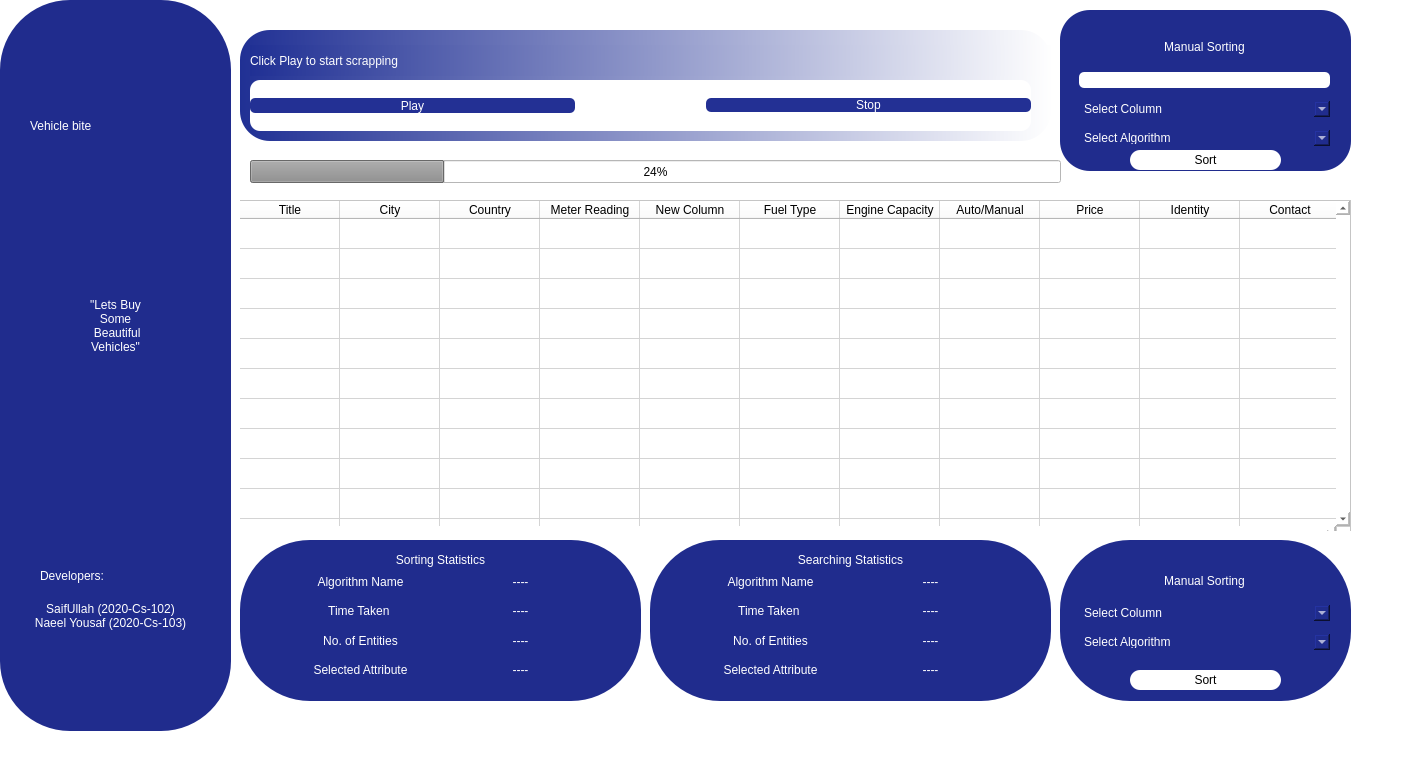
<?xml version="1.0" encoding="UTF-8"?>
<ui version="4.0">
 <class>VehicleBite</class>
 <widget class="QWidget" name="VehicleBite">
  <property name="enabled">
   <bool>false</bool>
  </property>
  <property name="geometry">
   <rect>
    <x>0</x>
    <y>0</y>
    <width>1423</width>
    <height>761</height>
   </rect>
  </property>
  <property name="minimumSize">
   <size>
    <width>0</width>
    <height>532</height>
   </size>
  </property>
  <property name="windowTitle">
   <string>Vehicle Bite</string>
  </property>
  <property name="autoFillBackground">
   <bool>false</bool>
  </property>
  <property name="styleSheet">
   <string notr="true">background-color: rgb(255, 255, 255);
font: 75 9pt &quot;Calibri&quot;;
color: rgb(0, 0, 0);
font: 9pt &quot;Microsoft Sans Serif&quot;;</string>
  </property>
  <widget class="QWidget" name="widget" native="true">
   <property name="enabled">
    <bool>false</bool>
   </property>
   <property name="geometry">
    <rect>
     <x>0</x>
     <y>0</y>
     <width>231</width>
     <height>731</height>
    </rect>
   </property>
   <property name="styleSheet">
    <string notr="true">background-color: rgb(32, 44, 141);
border-radius: 70px;
</string>
   </property>
   <widget class="QLabel" name="label_22">
    <property name="geometry">
     <rect>
      <x>30</x>
      <y>90</y>
      <width>181</width>
      <height>71</height>
     </rect>
    </property>
    <property name="styleSheet">
     <string notr="true">font: 35pt &quot;Mistral&quot;;
color: rgb(255, 255, 255);</string>
    </property>
    <property name="text">
     <string>Vehicle bite</string>
    </property>
   </widget>
   <widget class="QLabel" name="label_23">
    <property name="geometry">
     <rect>
      <x>90</x>
      <y>30</y>
      <width>71</width>
      <height>71</height>
     </rect>
    </property>
    <property name="styleSheet">
     <string notr="true">font: 35pt &quot;Mistral&quot;;
color: rgb(255, 255, 255);</string>
    </property>
    <property name="text">
     <string/>
    </property>
   </widget>
   <widget class="QLabel" name="label_24">
    <property name="geometry">
     <rect>
      <x>40</x>
      <y>560</y>
      <width>181</width>
      <height>31</height>
     </rect>
    </property>
    <property name="styleSheet">
     <string notr="true">
color: rgb(255, 255, 255);
font: 16pt &quot;Lucida Calligraphy&quot;;</string>
    </property>
    <property name="text">
     <string>Developers:</string>
    </property>
   </widget>
   <widget class="QLabel" name="label_25">
    <property name="geometry">
     <rect>
      <x>20</x>
      <y>600</y>
      <width>181</width>
      <height>31</height>
     </rect>
    </property>
    <property name="styleSheet">
     <string notr="true">
color: rgb(255, 255, 255);
font: 8pt &quot;Lucida Calligraphy&quot;;</string>
    </property>
    <property name="text">
     <string>SaifUllah (2020-Cs-102)
Naeel Yousaf (2020-Cs-103)</string>
    </property>
    <property name="alignment">
     <set>Qt::AlignCenter</set>
    </property>
   </widget>
   <widget class="QLabel" name="label_26">
    <property name="geometry">
     <rect>
      <x>50</x>
      <y>230</y>
      <width>131</width>
      <height>191</height>
     </rect>
    </property>
    <property name="styleSheet">
     <string notr="true">
color: rgb(255, 255, 255);
font: 16pt &quot;Lucida Calligraphy&quot;;</string>
    </property>
    <property name="text">
     <string>&quot;Lets Buy
Some 
 Beautiful 
Vehicles&quot;</string>
    </property>
    <property name="alignment">
     <set>Qt::AlignCenter</set>
    </property>
   </widget>
  </widget>
  <widget class="QWidget" name="widget_2" native="true">
   <property name="geometry">
    <rect>
     <x>240</x>
     <y>30</y>
     <width>811</width>
     <height>111</height>
    </rect>
   </property>
   <property name="styleSheet">
    <string notr="true">color: rgb(0, 0, 0);
background-color: qlineargradient(spread:pad, x1:0, y1:0, x2:1, y2:0, stop:0 rgba(32,48,148, 255), stop:1 rgba(255, 255, 255, 255));
border-radius:30px</string>
   </property>
   <widget class="QWidget" name="horizontalWidget" native="true">
    <property name="geometry">
     <rect>
      <x>10</x>
      <y>50</y>
      <width>781</width>
      <height>51</height>
     </rect>
    </property>
    <property name="styleSheet">
     <string notr="true">background-color: rgb(255, 255, 255);
border-radius:10px;</string>
    </property>
    <layout class="QHBoxLayout" name="horizontalLayout">
     <property name="spacing">
      <number>11</number>
     </property>
     <item>
      <widget class="QPushButton" name="pushButton_2">
       <property name="maximumSize">
        <size>
         <width>16777215</width>
         <height>15</height>
        </size>
       </property>
       <property name="styleSheet">
        <string notr="true">background-color: rgb(35, 48, 148);
color: rgb(255, 255, 255);
border-radius:5px</string>
       </property>
       <property name="text">
        <string>Play</string>
       </property>
      </widget>
     </item>
     <item>
      <spacer name="horizontalSpacer_2">
       <property name="orientation">
        <enum>Qt::Horizontal</enum>
       </property>
       <property name="sizeType">
        <enum>QSizePolicy::Minimum</enum>
       </property>
       <property name="sizeHint" stdset="0">
        <size>
         <width>40</width>
         <height>20</height>
        </size>
       </property>
      </spacer>
     </item>
     <item>
      <spacer name="horizontalSpacer_3">
       <property name="orientation">
        <enum>Qt::Horizontal</enum>
       </property>
       <property name="sizeType">
        <enum>QSizePolicy::Preferred</enum>
       </property>
       <property name="sizeHint" stdset="0">
        <size>
         <width>40</width>
         <height>20</height>
        </size>
       </property>
      </spacer>
     </item>
     <item>
      <spacer name="horizontalSpacer">
       <property name="orientation">
        <enum>Qt::Horizontal</enum>
       </property>
       <property name="sizeType">
        <enum>QSizePolicy::Minimum</enum>
       </property>
       <property name="sizeHint" stdset="0">
        <size>
         <width>40</width>
         <height>20</height>
        </size>
       </property>
      </spacer>
     </item>
     <item>
      <widget class="QPushButton" name="pushButton">
       <property name="styleSheet">
        <string notr="true">background-color: rgb(35, 48, 148);
color: rgb(255, 255, 255);
border-radius:5px</string>
       </property>
       <property name="text">
        <string>Stop</string>
       </property>
      </widget>
     </item>
    </layout>
   </widget>
   <widget class="QLabel" name="label">
    <property name="geometry">
     <rect>
      <x>10</x>
      <y>15</y>
      <width>801</width>
      <height>31</height>
     </rect>
    </property>
    <property name="styleSheet">
     <string notr="true">color: rgb(255, 255, 255);
font: 11pt &quot;MS Shell Dlg 2&quot;;
</string>
    </property>
    <property name="text">
     <string>Click Play to start scrapping</string>
    </property>
   </widget>
  </widget>
  <widget class="QWidget" name="widget_3" native="true">
   <property name="geometry">
    <rect>
     <x>240</x>
     <y>160</y>
     <width>1111</width>
     <height>371</height>
    </rect>
   </property>
   <widget class="QTableWidget" name="tableWidget">
    <property name="geometry">
     <rect>
      <x>-60</x>
      <y>40</y>
      <width>1171</width>
      <height>341</height>
     </rect>
    </property>
    <property name="styleSheet">
     <string notr="true">border-top-color: qlineargradient(spread:pad, x1:0, y1:0, x2:1, y2:0, stop:0 rgba(0, 0, 0, 255), stop:1 rgba(255, 255, 255, 255));
border-color: rgb(32, 48, 147);</string>
    </property>
    <row>
     <property name="text">
      <string>New Row</string>
     </property>
    </row>
    <row>
     <property name="text">
      <string/>
     </property>
    </row>
    <row>
     <property name="text">
      <string/>
     </property>
    </row>
    <row>
     <property name="text">
      <string/>
     </property>
    </row>
    <row>
     <property name="text">
      <string/>
     </property>
    </row>
    <row>
     <property name="text">
      <string/>
     </property>
    </row>
    <row>
     <property name="text">
      <string/>
     </property>
    </row>
    <row>
     <property name="text">
      <string/>
     </property>
    </row>
    <row>
     <property name="text">
      <string/>
     </property>
    </row>
    <row>
     <property name="text">
      <string/>
     </property>
    </row>
    <row>
     <property name="text">
      <string/>
     </property>
    </row>
    <row>
     <property name="text">
      <string/>
     </property>
    </row>
    <row>
     <property name="text">
      <string/>
     </property>
    </row>
    <row>
     <property name="text">
      <string/>
     </property>
    </row>
    <column>
     <property name="text">
      <string>Title</string>
     </property>
    </column>
    <column>
     <property name="text">
      <string>City</string>
     </property>
    </column>
    <column>
     <property name="text">
      <string>Country</string>
     </property>
    </column>
    <column>
     <property name="text">
      <string>Meter Reading</string>
     </property>
    </column>
    <column>
     <property name="text">
      <string>New Column</string>
     </property>
    </column>
    <column>
     <property name="text">
      <string>Fuel Type</string>
     </property>
    </column>
    <column>
     <property name="text">
      <string>Engine Capacity</string>
     </property>
    </column>
    <column>
     <property name="text">
      <string>Auto/Manual</string>
     </property>
    </column>
    <column>
     <property name="text">
      <string>Price</string>
     </property>
    </column>
    <column>
     <property name="text">
      <string>Identity</string>
     </property>
    </column>
    <column>
     <property name="text">
      <string>Contact</string>
     </property>
    </column>
   </widget>
   <widget class="QProgressBar" name="progressBar">
    <property name="geometry">
     <rect>
      <x>10</x>
      <y>0</y>
      <width>811</width>
      <height>23</height>
     </rect>
    </property>
    <property name="styleSheet">
     <string notr="true"/>
    </property>
    <property name="value">
     <number>24</number>
    </property>
   </widget>
  </widget>
  <widget class="QWidget" name="widget_4" native="true">
   <property name="geometry">
    <rect>
     <x>1060</x>
     <y>540</y>
     <width>291</width>
     <height>161</height>
    </rect>
   </property>
   <property name="styleSheet">
    <string notr="true">
background-color: rgb(32, 44, 141);
color: rgb(255, 255, 255);
border-radius: 70px;
</string>
   </property>
   <widget class="QWidget" name="verticalLayoutWidget">
    <property name="geometry">
     <rect>
      <x>19</x>
      <y>29</y>
      <width>251</width>
      <height>81</height>
     </rect>
    </property>
    <layout class="QVBoxLayout" name="verticalLayout">
     <property name="spacing">
      <number>13</number>
     </property>
     <item>
      <widget class="QLabel" name="label_2">
       <property name="text">
        <string>Manual Sorting</string>
       </property>
       <property name="alignment">
        <set>Qt::AlignCenter</set>
       </property>
      </widget>
     </item>
     <item>
      <widget class="QComboBox" name="comboBox">
       <item>
        <property name="text">
         <string>Select Column</string>
        </property>
       </item>
      </widget>
     </item>
     <item>
      <widget class="QComboBox" name="comboBox_2">
       <item>
        <property name="text">
         <string>Select Algorithm</string>
        </property>
       </item>
      </widget>
     </item>
    </layout>
   </widget>
   <widget class="QPushButton" name="pushButton_3">
    <property name="geometry">
     <rect>
      <x>70</x>
      <y>130</y>
      <width>151</width>
      <height>20</height>
     </rect>
    </property>
    <property name="styleSheet">
     <string notr="true">border-radius: 10px;
color: rgb(0, 0, 0);
background-color: rgb(255, 255, 255);</string>
    </property>
    <property name="text">
     <string>Sort</string>
    </property>
   </widget>
  </widget>
  <widget class="QWidget" name="widget_6" native="true">
   <property name="geometry">
    <rect>
     <x>240</x>
     <y>540</y>
     <width>401</width>
     <height>161</height>
    </rect>
   </property>
   <property name="styleSheet">
    <string notr="true">background-color: rgb(32, 44, 141);
border-radius: 70px;
</string>
   </property>
   <widget class="QLabel" name="label_4">
    <property name="geometry">
     <rect>
      <x>40</x>
      <y>9</y>
      <width>321</width>
      <height>21</height>
     </rect>
    </property>
    <property name="styleSheet">
     <string notr="true">background-color: rgb(32, 44, 141);
color: rgb(255, 255, 255);
border-radius: 70px;</string>
    </property>
    <property name="text">
     <string>Sorting Statistics</string>
    </property>
    <property name="alignment">
     <set>Qt::AlignCenter</set>
    </property>
   </widget>
   <widget class="QWidget" name="verticalWidget_3" native="true">
    <property name="geometry">
     <rect>
      <x>40</x>
      <y>30</y>
      <width>161</width>
      <height>111</height>
     </rect>
    </property>
    <property name="styleSheet">
     <string notr="true">background-color: rgb(32, 44, 141);
color: rgb(255, 255, 255);
border-radius: 70px;</string>
    </property>
    <layout class="QVBoxLayout" name="verticalLayout_3">
     <item>
      <widget class="QLabel" name="label_5">
       <property name="text">
        <string>Algorithm Name</string>
       </property>
       <property name="alignment">
        <set>Qt::AlignCenter</set>
       </property>
      </widget>
     </item>
     <item>
      <widget class="QLabel" name="label_6">
       <property name="text">
        <string>Time Taken </string>
       </property>
       <property name="alignment">
        <set>Qt::AlignCenter</set>
       </property>
      </widget>
     </item>
     <item>
      <widget class="QLabel" name="label_7">
       <property name="text">
        <string>No. of Entities</string>
       </property>
       <property name="alignment">
        <set>Qt::AlignCenter</set>
       </property>
      </widget>
     </item>
     <item>
      <widget class="QLabel" name="label_8">
       <property name="text">
        <string>Selected Attribute</string>
       </property>
       <property name="alignment">
        <set>Qt::AlignCenter</set>
       </property>
      </widget>
     </item>
    </layout>
   </widget>
   <widget class="QWidget" name="verticalWidget_4" native="true">
    <property name="geometry">
     <rect>
      <x>200</x>
      <y>30</y>
      <width>161</width>
      <height>111</height>
     </rect>
    </property>
    <property name="styleSheet">
     <string notr="true">color: rgb(255, 255, 255);</string>
    </property>
    <layout class="QVBoxLayout" name="verticalLayout_4">
     <item>
      <widget class="QLabel" name="label_9">
       <property name="text">
        <string>----</string>
       </property>
       <property name="alignment">
        <set>Qt::AlignCenter</set>
       </property>
      </widget>
     </item>
     <item>
      <widget class="QLabel" name="label_10">
       <property name="text">
        <string>----</string>
       </property>
       <property name="alignment">
        <set>Qt::AlignCenter</set>
       </property>
      </widget>
     </item>
     <item>
      <widget class="QLabel" name="label_11">
       <property name="text">
        <string>----</string>
       </property>
       <property name="alignment">
        <set>Qt::AlignCenter</set>
       </property>
      </widget>
     </item>
     <item>
      <widget class="QLabel" name="label_12">
       <property name="text">
        <string>----</string>
       </property>
       <property name="alignment">
        <set>Qt::AlignCenter</set>
       </property>
      </widget>
     </item>
    </layout>
   </widget>
  </widget>
  <widget class="QWidget" name="widget_7" native="true">
   <property name="geometry">
    <rect>
     <x>650</x>
     <y>540</y>
     <width>401</width>
     <height>161</height>
    </rect>
   </property>
   <property name="styleSheet">
    <string notr="true">background-color: rgb(32, 44, 141);
border-radius: 70px;
</string>
   </property>
   <widget class="QLabel" name="label_13">
    <property name="geometry">
     <rect>
      <x>40</x>
      <y>9</y>
      <width>321</width>
      <height>21</height>
     </rect>
    </property>
    <property name="styleSheet">
     <string notr="true">background-color: rgb(32, 44, 141);
color: rgb(255, 255, 255);
border-radius: 70px;</string>
    </property>
    <property name="text">
     <string>Searching Statistics</string>
    </property>
    <property name="alignment">
     <set>Qt::AlignCenter</set>
    </property>
   </widget>
   <widget class="QWidget" name="verticalWidget_5" native="true">
    <property name="geometry">
     <rect>
      <x>40</x>
      <y>30</y>
      <width>161</width>
      <height>111</height>
     </rect>
    </property>
    <property name="styleSheet">
     <string notr="true">background-color: rgb(32, 44, 141);
color: rgb(255, 255, 255);
border-radius: 70px;</string>
    </property>
    <layout class="QVBoxLayout" name="verticalLayout_5">
     <item>
      <widget class="QLabel" name="label_14">
       <property name="text">
        <string>Algorithm Name</string>
       </property>
       <property name="alignment">
        <set>Qt::AlignCenter</set>
       </property>
      </widget>
     </item>
     <item>
      <widget class="QLabel" name="label_15">
       <property name="text">
        <string>Time Taken </string>
       </property>
       <property name="alignment">
        <set>Qt::AlignCenter</set>
       </property>
      </widget>
     </item>
     <item>
      <widget class="QLabel" name="label_16">
       <property name="text">
        <string>No. of Entities</string>
       </property>
       <property name="alignment">
        <set>Qt::AlignCenter</set>
       </property>
      </widget>
     </item>
     <item>
      <widget class="QLabel" name="label_17">
       <property name="text">
        <string>Selected Attribute</string>
       </property>
       <property name="alignment">
        <set>Qt::AlignCenter</set>
       </property>
      </widget>
     </item>
    </layout>
   </widget>
   <widget class="QWidget" name="verticalWidget_6" native="true">
    <property name="geometry">
     <rect>
      <x>200</x>
      <y>30</y>
      <width>161</width>
      <height>111</height>
     </rect>
    </property>
    <property name="styleSheet">
     <string notr="true">color: rgb(255, 255, 255);</string>
    </property>
    <layout class="QVBoxLayout" name="verticalLayout_6">
     <item>
      <widget class="QLabel" name="label_18">
       <property name="text">
        <string>----</string>
       </property>
       <property name="alignment">
        <set>Qt::AlignCenter</set>
       </property>
      </widget>
     </item>
     <item>
      <widget class="QLabel" name="label_19">
       <property name="text">
        <string>----</string>
       </property>
       <property name="alignment">
        <set>Qt::AlignCenter</set>
       </property>
      </widget>
     </item>
     <item>
      <widget class="QLabel" name="label_20">
       <property name="text">
        <string>----</string>
       </property>
       <property name="alignment">
        <set>Qt::AlignCenter</set>
       </property>
      </widget>
     </item>
     <item>
      <widget class="QLabel" name="label_21">
       <property name="text">
        <string>----</string>
       </property>
       <property name="alignment">
        <set>Qt::AlignCenter</set>
       </property>
      </widget>
     </item>
    </layout>
   </widget>
  </widget>
  <widget class="QWidget" name="widget_5" native="true">
   <property name="geometry">
    <rect>
     <x>1060</x>
     <y>10</y>
     <width>291</width>
     <height>161</height>
    </rect>
   </property>
   <property name="styleSheet">
    <string notr="true">
background-color: rgb(32, 44, 141);
color: rgb(255, 255, 255);
border-radius: 30px;
</string>
   </property>
   <widget class="QWidget" name="verticalLayoutWidget_2">
    <property name="geometry">
     <rect>
      <x>19</x>
      <y>25</y>
      <width>251</width>
      <height>111</height>
     </rect>
    </property>
    <layout class="QVBoxLayout" name="verticalLayout_2">
     <property name="spacing">
      <number>13</number>
     </property>
     <item>
      <widget class="QLabel" name="label_3">
       <property name="text">
        <string>Manual Sorting</string>
       </property>
       <property name="alignment">
        <set>Qt::AlignCenter</set>
       </property>
      </widget>
     </item>
     <item>
      <widget class="QLineEdit" name="lineEdit">
       <property name="styleSheet">
        <string notr="true">background-color: rgb(255, 255, 255);
color: rgb(31,47,152);
border-radius:5px</string>
       </property>
       <property name="alignment">
        <set>Qt::AlignCenter</set>
       </property>
      </widget>
     </item>
     <item>
      <widget class="QComboBox" name="comboBox_3">
       <item>
        <property name="text">
         <string>Select Column</string>
        </property>
       </item>
      </widget>
     </item>
     <item>
      <widget class="QComboBox" name="comboBox_4">
       <item>
        <property name="text">
         <string>Select Algorithm</string>
        </property>
       </item>
      </widget>
     </item>
    </layout>
   </widget>
   <widget class="QPushButton" name="pushButton_4">
    <property name="geometry">
     <rect>
      <x>70</x>
      <y>140</y>
      <width>151</width>
      <height>20</height>
     </rect>
    </property>
    <property name="styleSheet">
     <string notr="true">border-radius: 10px;
color: rgb(0, 0, 0);
background-color: rgb(255, 255, 255);</string>
    </property>
    <property name="text">
     <string>Sort</string>
    </property>
   </widget>
  </widget>
 </widget>
 <resources/>
 <connections/>
</ui>
